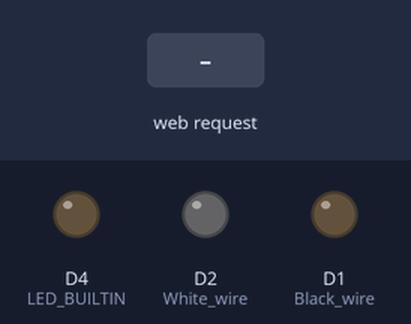
A sketch run on a simulated ESP8266 (NodeMCU). Parts: output pins drawn as LEDs (lit = HIGH, except the on-board LED, lit = LOW). Dashed ring = blinking. The inputs (shaded band) are chosen by the test bench. WiFi joins after 1.5 s; servers stay silent unless stated; what the sketch prints to the serial monitor is not drawn.

Above: at 2.7 s.
2.8 s: HTTP request GET /LightControll received
At 3.02 s:
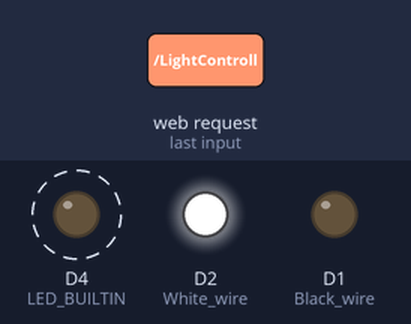
At 3.7 s:
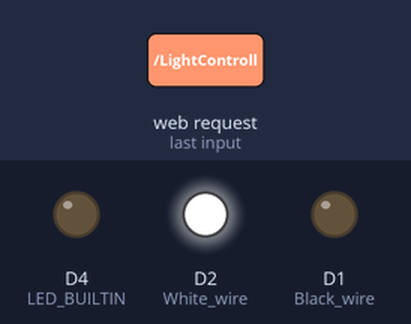
4.8 s: HTTP request GET /FilterControll received
At 6.4 s:
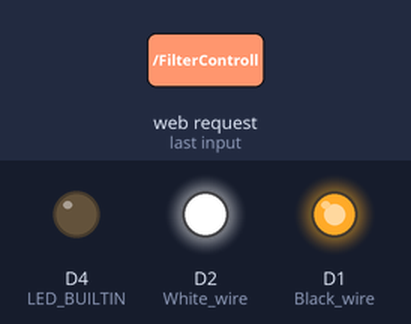
Timing chart, 0 to 7.9 s (numbered marks = the images above; inputs shaded):
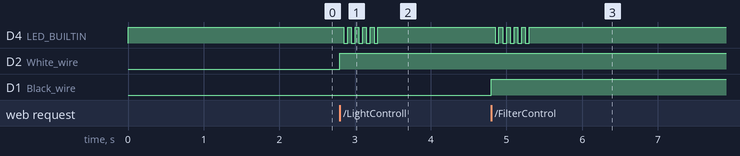

Measured:
- after the input at 2.8 s, D4 (LED_BUILTIN): alternates HIGH for 0.05 s and LOW for 0.05 s, 10 changes in all, then stays HIGH, starting after 0.05 s; D2 (White_wire): LOW → HIGH at once
- after the input at 4.8 s, D4 (LED_BUILTIN): alternates HIGH for 0.05 s and LOW for 0.05 s, 10 changes in all, then stays HIGH, starting after 0.05 s; D1 (Black_wire): LOW → HIGH at once

The sketch:

AquariumRemotelyControlledNewTake.ino
```cpp
// (licence header left out)
#include <ESP8266WiFi.h>
#include <WiFiClient.h>
#include <ESP8266WebServer.h>
#include <ESP8266mDNS.h>

#include <DNSServer.h>
#include <ESP8266WebServer.h>
#include <WiFiManager.h>         //https://github.com/tzapu/WiFiManager

ESP8266WebServer server (80);

namespace AQUA {
enum class CONTROLLER_TYPE {
  FILTER_CONTROLLER = 1,
  LIGHT_CONTROLLER = 2,
  CO2_CONTROLLER = 3
};
};

void handleRoot() {
  server.send ( 200, "text/html", "usage:\n /LightControll\n /Co2Controll\n /FilterControll\n /HeaterControll\n" );
}

void handleNotFound() {
  String message = "File Not Found\n\n";
  message += "URI: ";
  message += server.uri();
  message += "\nMethod: ";
  message += ( server.method() == HTTP_GET ) ? "GET" : "POST";
  message += "\nArguments: ";
  message += server.args();
  message += "\n";

  for ( uint8_t i = 0; i < server.args(); i++ ) {
    message += " " + server.argName ( i ) + ": " + server.arg ( i ) + "\n";
  }
  server.send ( 404, "text/plain", message );
}

bool StateFinder()
{
  std::string cmd("state");
  for ( uint8_t i = 0; i < server.args(); i++ ) {
    std::string str = server.argName(i).c_str();
    if (str.compare(cmd) == 0) {
      std::string  val = server.arg(i).c_str();
      if (val.compare("1") == 0) {
        //Serial.println ( "state=1 found in URL" );
        return true;
      }
    }
  }
  return false;
}

int GenericController(AQUA::CONTROLLER_TYPE type)
{
  bool state = StateFinder();
  // Since Relay is active low device need to invert the state.
  bool onOffState = !state;

  switch (type) {
    case AQUA::CONTROLLER_TYPE::FILTER_CONTROLLER:
      //if (digitalRead(D1) != onOffState) {
        digitalWrite(D1, onOffState);
      //}
      break;
    case AQUA::CONTROLLER_TYPE::LIGHT_CONTROLLER:
      //if (digitalRead(D2) != onOffState) {
        digitalWrite(D2, onOffState);
      //}
      break;
    case AQUA::CONTROLLER_TYPE::CO2_CONTROLLER:
      //if (digitalRead(D3) != onOffState) {
        digitalWrite(D3, onOffState);
      //}
      break;
  }
  int val = 50;
  ProgressIndicator(val);
  return 0;
}

void ProgressIndicator(int val)
{
  for (int i = 0; i < 5; i++) {
    delay(val);                       // wait for a second
    digitalWrite(LED_BUILTIN, LOW);    // turn the LED off by making the voltage LOW
    delay(val);                       // wait for a second
    digitalWrite(LED_BUILTIN, HIGH);   // turn the LED on (HIGH is the voltage level)
  }
  //digitalWrite(LED_BUILTIN, HIGH);
}

void setup ( void ) {
  pinMode(LED_BUILTIN, OUTPUT);
  pinMode ( D2, OUTPUT ); // White wire
  pinMode ( D3, OUTPUT ); // Brown wire
  pinMode ( D1, OUTPUT ); // Black wire

  digitalWrite ( D2, 0 );
  digitalWrite ( D3, 0 );
  digitalWrite ( D1, 0 );
  digitalWrite(LED_BUILTIN, HIGH);

  Serial.begin ( 115200 );
  WiFiManager wifiManager;
  wifiManager.autoConnect("SantTest");
  Serial.println("");
  Serial.println("WiFi connected");
  Serial.println("IP address: ");
  IPAddress ip = WiFi.localIP();
  Serial.println(ip);

  if ( MDNS.begin ( "esp8266" ) ) {
    Serial.println ( "MDNS responder started" );
  }
  server.on ( "/", handleRoot );
  server.on ( "/LightControll", []() {
    GenericController(AQUA::CONTROLLER_TYPE::LIGHT_CONTROLLER);
    std::string str("Aquarium LED Light is ");
    str += digitalRead(D2) ? "ON" : "OFF";
    str += "\n";
    //Serial.println (str.c_str());
    server.send ( 200, "text/plain", str.c_str() );
  } );

  server.on ( "/Co2Controll", []() {
    GenericController(AQUA::CONTROLLER_TYPE::CO2_CONTROLLER);
    std::string str("Aquarium C02 system  is ");
    str += digitalRead(D3) ? "ON" : "OFF";
    str += "\n";
    //Serial.println (str.c_str());
    server.send ( 200, "text/plain", str.c_str() );
  } );

  server.on ( "/FilterControll", []() {
    GenericController(AQUA::CONTROLLER_TYPE::FILTER_CONTROLLER);
    std::string str("Aquarium Filter system is ");
    str += digitalRead(D1) ? "ON" : "OFF";
    str += "\n";
    //Serial.println (str.c_str());
    server.send ( 200, "text/plain", str.c_str() );
  } );
  server.onNotFound ( handleNotFound );
  server.begin();
  Serial.println ( "HTTP server started" );
}

void loop ( void ) {
  server.handleClient();
}
```
